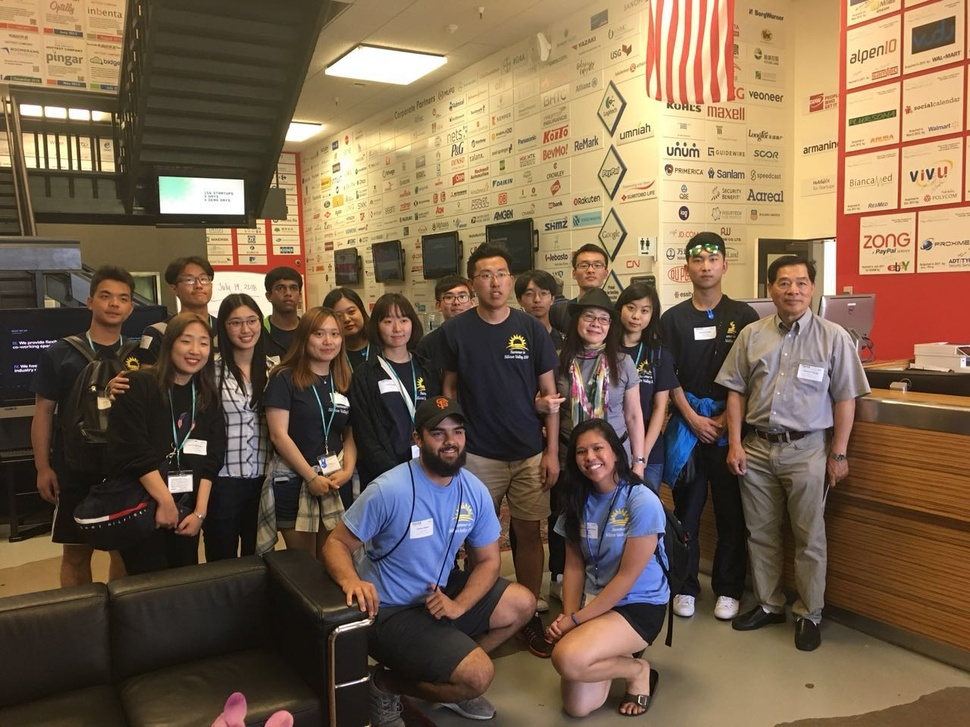
#> input picture IP110-Summer18/11514814.jpg, 970 x 727 px, shrunk from 1280 x 960 before the run; its folder holds only this picture in this run
$ python 2augmentImages.py
#> lines starting #> are read from the running program, lines starting #| are printed output that depends on the picture
#######################################################
# Codeded by: Harry Li　　                              #
# Copyright : CTIOne Corporation                      #
# Date      : July 20, 2018                           #
# Status    : tested                                  #
# Purpose   : Generating test image data sets         #
#######################################################

import sys, os
import cv2
import glob

for file in glob.glob("*.jpg"):
    print(file)
    img = cv2.imread(file)
#> img is the input picture: shape (727, 970, 3); mean B, G, R 76.7, 98.6, 120.1
    cv2.imshow('8 img',img)

    if img is not None:
            print("Processing : " + file)

            M = cv2.getRotationMatrix2D((img.shape[1] / 2, img.shape[0] / 2), 10, 1)
            rotate1 = cv2.warpAffine(img, M, (img.shape[1], img.shape[0]))
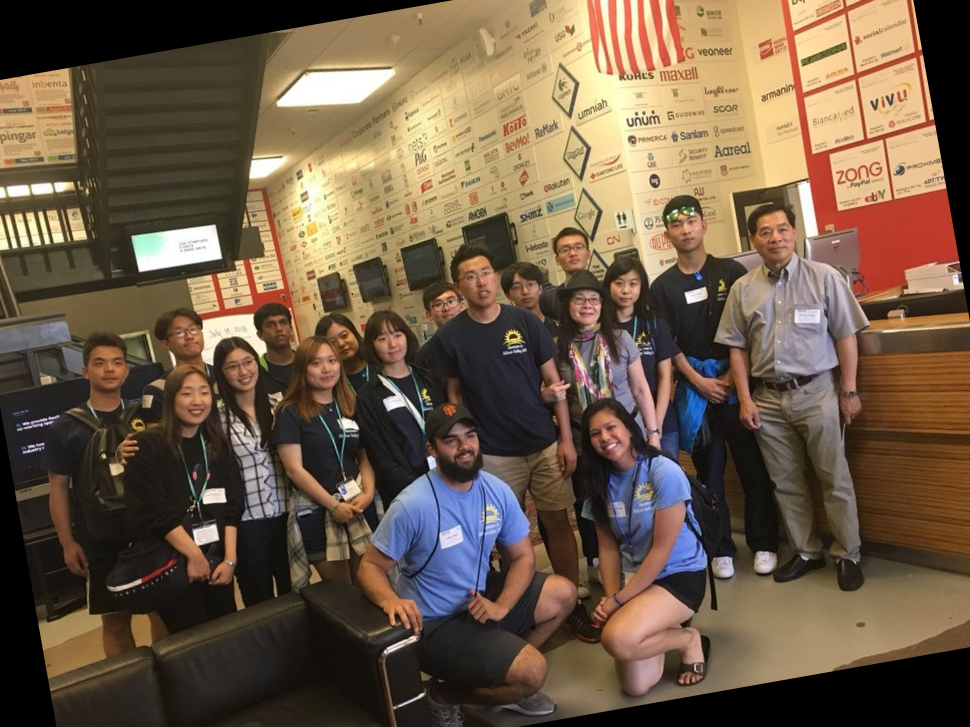
#> rotate1: shape (727, 970, 3); mean B, G, R 71.1, 90.7, 109.8

            M = cv2.getRotationMatrix2D((img.shape[1] / 2, img.shape[0] / 2), -10, 1) # counterwise
            rotate2 = cv2.warpAffine(img, M, (img.shape[1], img.shape[0]))
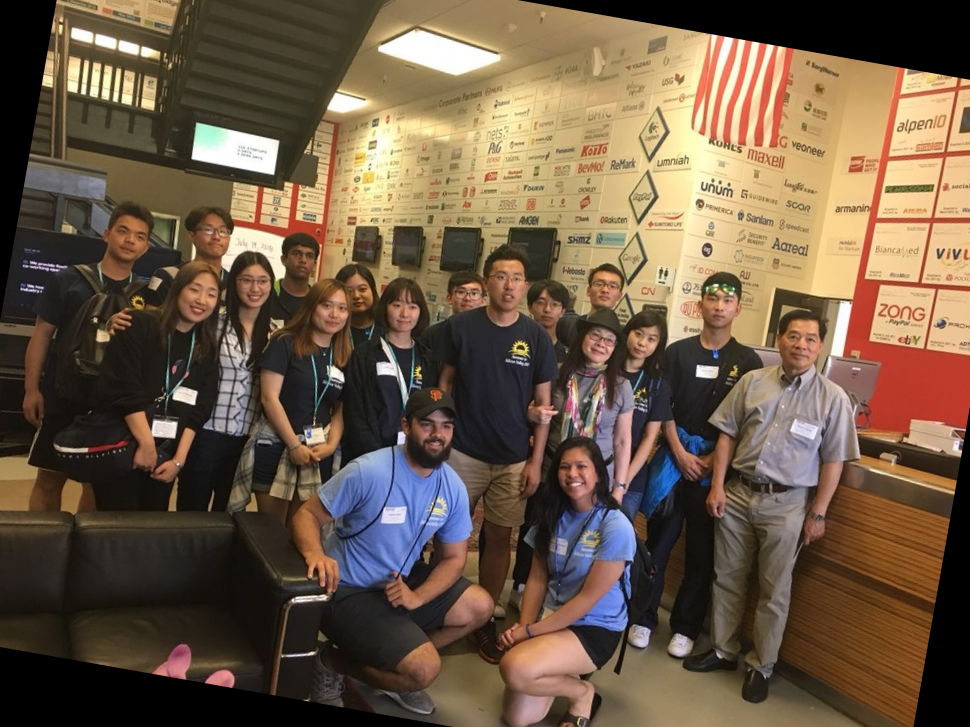
#> rotate2: shape (727, 970, 3); mean B, G, R 70.6, 90.1, 109.6

            blur1 = cv2.GaussianBlur(img, (25, 25), 23) # 5by5 kernel, sigma 3
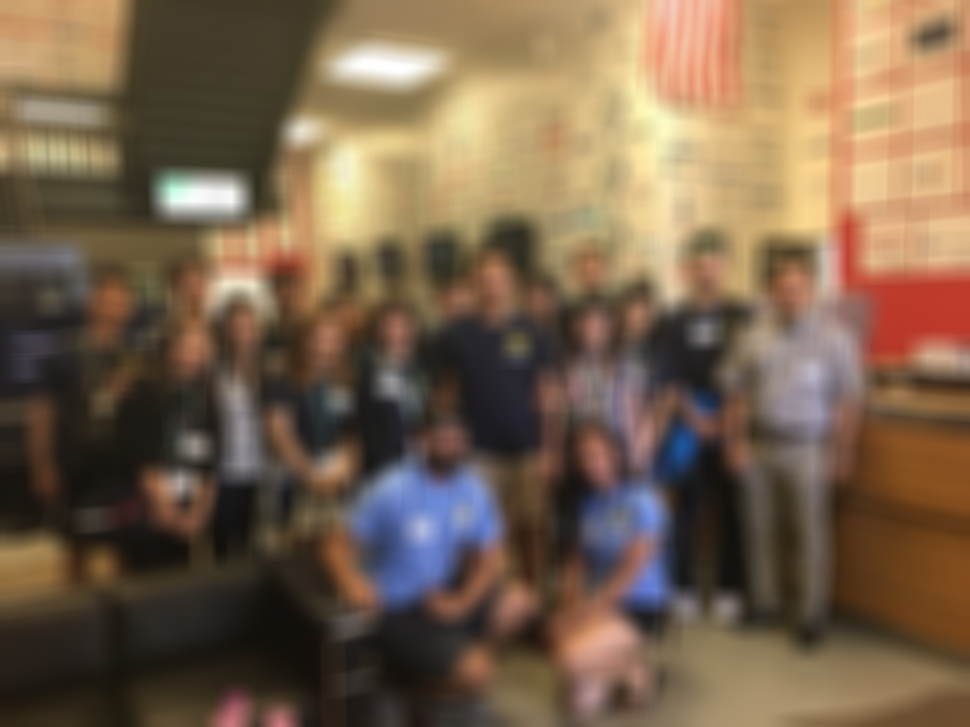
#> blur1: shape (727, 970, 3); mean B, G, R 76.7, 98.6, 120.1

            rotate1_blur1 = cv2.GaussianBlur(rotate1, (25, 25), 23)
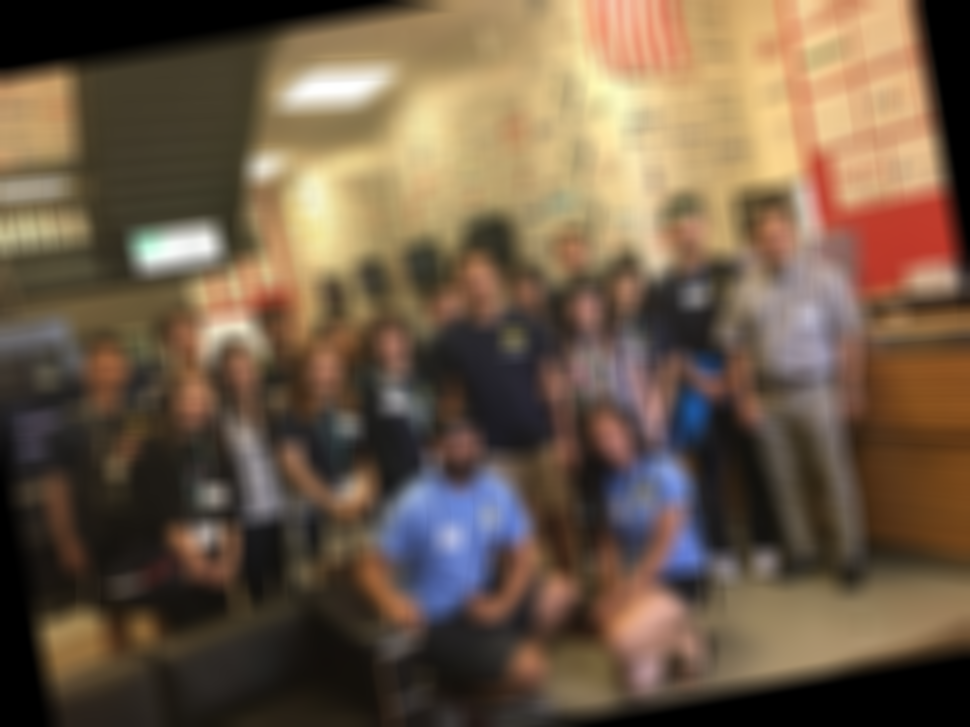
#> rotate1_blur1: shape (727, 970, 3); mean B, G, R 71.1, 90.7, 109.9
            rotate2_blur1 = cv2.GaussianBlur(rotate2, (25, 25), 23)
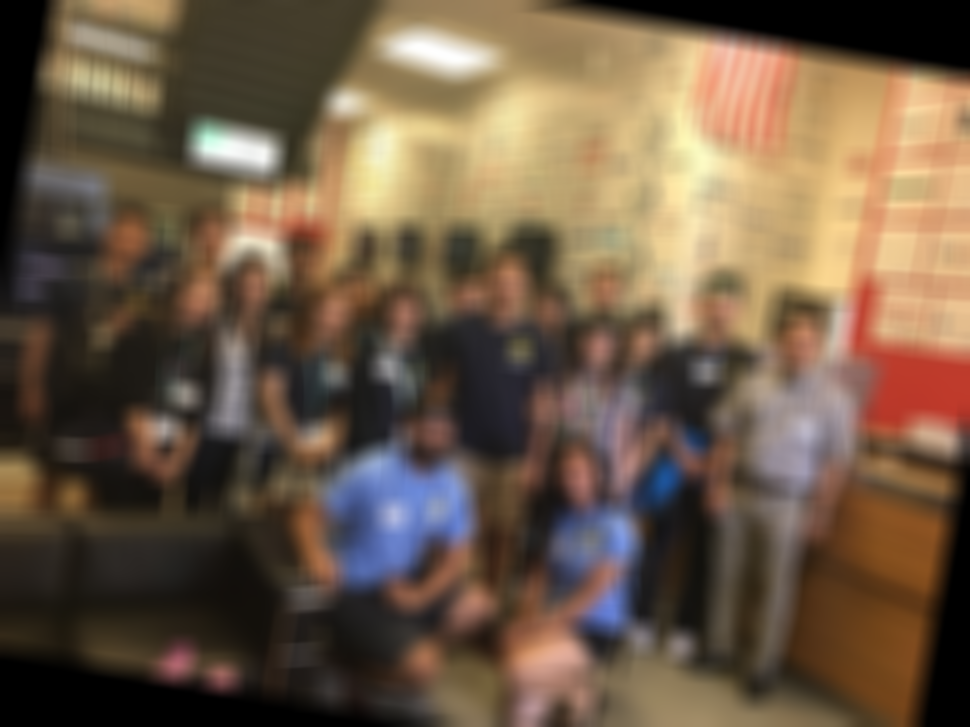
#> rotate2_blur1: shape (727, 970, 3); mean B, G, R 70.6, 90.1, 109.6

            # To do: add motion blue

            cv2.imwrite(file[0:-4] + "_rotate1.jpg", rotate1)
            cv2.imwrite(file[0:-4] + "_rotate2.jpg", rotate2)
            cv2.imwrite(file[0:-4] + "_blur1.jpg", blur1)
            cv2.imwrite(file[0:-4] + "_rotate1_blur1.jpg", rotate1_blur1)
            cv2.imwrite(file[0:-4] + "_rotate2_blur1.jpg", rotate2_blur1)

$ run again, on IP110-Summer18/1415579471.jpg
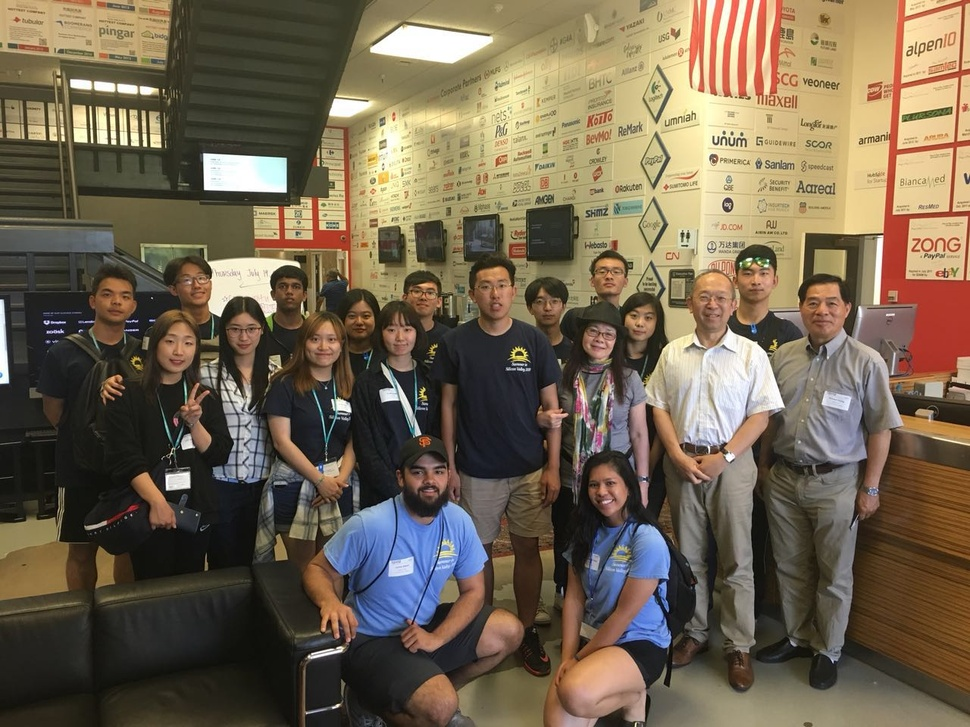
#> input picture IP110-Summer18/1415579471.jpg, 970 x 727 px, shrunk from 1280 x 960 before the run
#> img is the input picture: shape (727, 970, 3); mean B, G, R 80.4, 100.5, 114.1
#> `rotate1_blur1 = cv2.GaussianBlur(rotate1, (25, 25), 23)`:
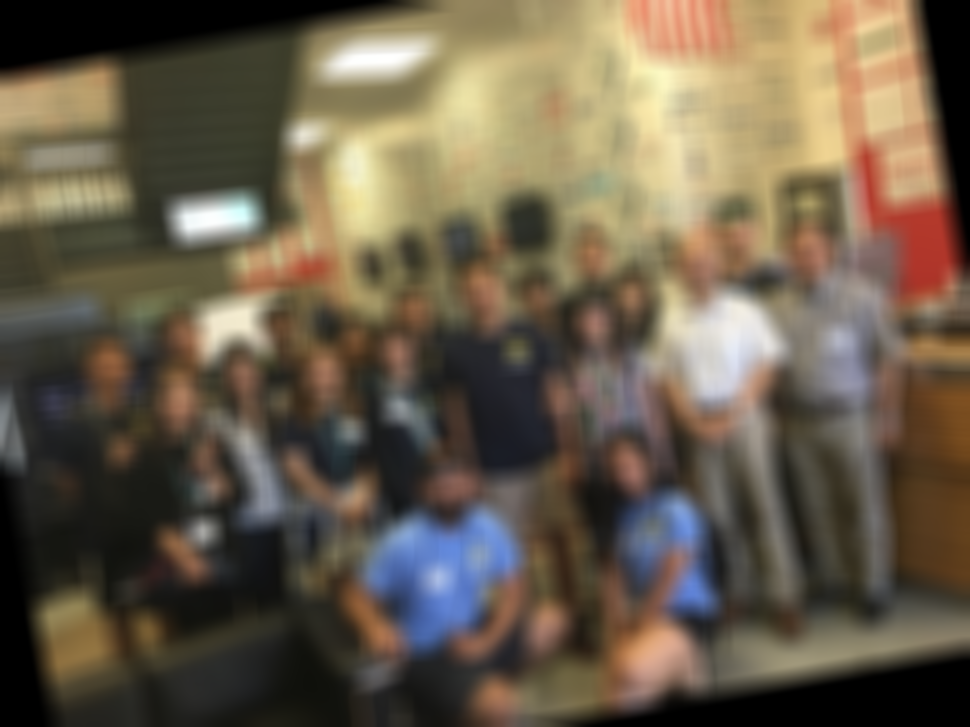
#> rotate1_blur1: shape (727, 970, 3); mean B, G, R 75.2, 93, 104.9
#> `rotate2_blur1 = cv2.GaussianBlur(rotate2, (25, 25), 23)`:
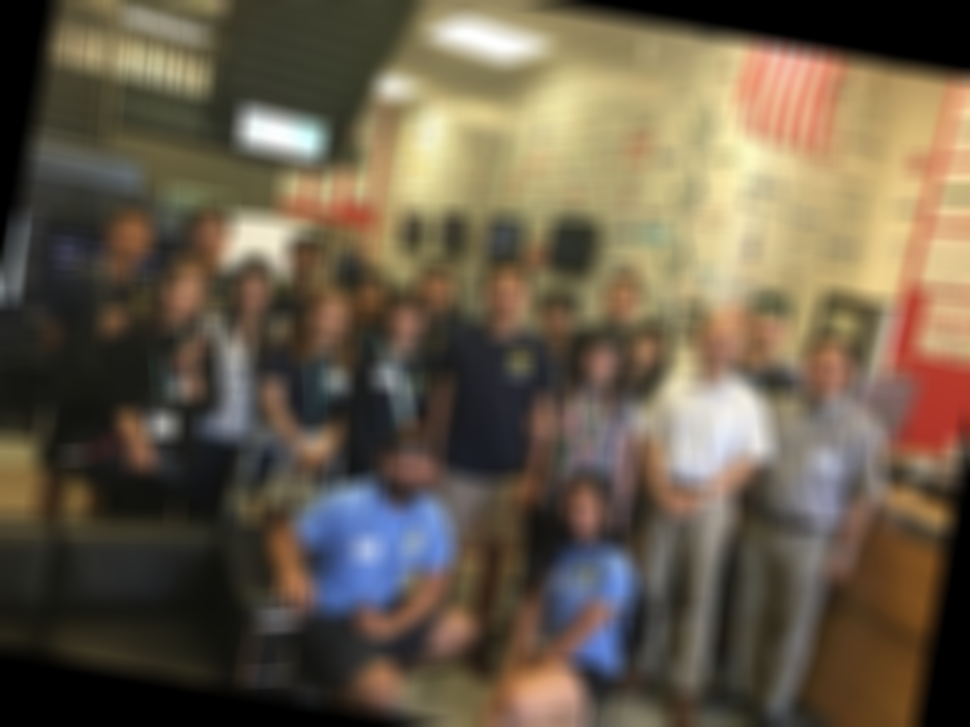
#> rotate2_blur1: shape (727, 970, 3); mean B, G, R 74.1, 91.9, 104.2
